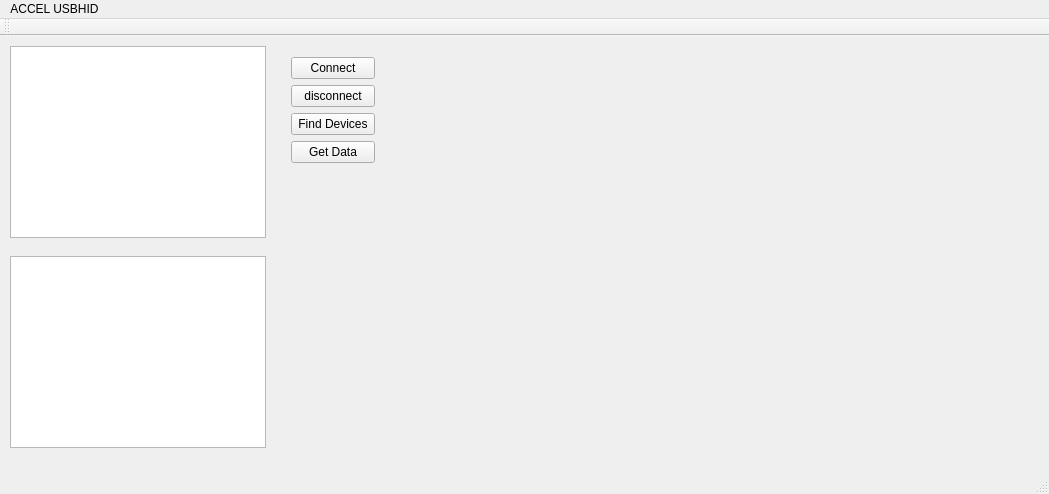
<?xml version="1.0" encoding="UTF-8"?>
<ui version="4.0">
 <class>MainWindow</class>
 <widget class="QMainWindow" name="MainWindow">
  <property name="geometry">
   <rect>
    <x>0</x>
    <y>0</y>
    <width>1049</width>
    <height>494</height>
   </rect>
  </property>
  <property name="windowTitle">
   <string>MainWindow</string>
  </property>
  <widget class="QWidget" name="centralWidget">
   <widget class="QListWidget" name="find_devices_listWidget">
    <property name="geometry">
     <rect>
      <x>10</x>
      <y>10</y>
      <width>256</width>
      <height>192</height>
     </rect>
    </property>
   </widget>
   <widget class="QTextBrowser" name="received_data_textBrowser">
    <property name="geometry">
     <rect>
      <x>10</x>
      <y>220</y>
      <width>256</width>
      <height>192</height>
     </rect>
    </property>
   </widget>
   <widget class="QWidget" name="layoutWidget">
    <property name="geometry">
     <rect>
      <x>280</x>
      <y>10</y>
      <width>106</width>
      <height>128</height>
     </rect>
    </property>
    <layout class="QVBoxLayout" name="verticalLayout">
     <item>
      <widget class="QPushButton" name="connect_pushButton">
       <property name="text">
        <string>Connect</string>
       </property>
      </widget>
     </item>
     <item>
      <widget class="QPushButton" name="disconnect_pushButton">
       <property name="text">
        <string>disconnect</string>
       </property>
      </widget>
     </item>
     <item>
      <widget class="QPushButton" name="find_devices_pushbutton">
       <property name="text">
        <string>Find Devices</string>
       </property>
      </widget>
     </item>
     <item>
      <widget class="QPushButton" name="getdata_pushButton">
       <property name="text">
        <string>Get Data</string>
       </property>
      </widget>
     </item>
    </layout>
   </widget>
   <widget class="QCustomPlot" name="customPlot" native="true">
    <property name="geometry">
     <rect>
      <x>390</x>
      <y>10</y>
      <width>651</width>
      <height>421</height>
     </rect>
    </property>
   </widget>
  </widget>
  <widget class="QMenuBar" name="menuBar">
   <property name="geometry">
    <rect>
     <x>0</x>
     <y>0</y>
     <width>1049</width>
     <height>25</height>
    </rect>
   </property>
   <widget class="QMenu" name="menuACCEL_USBHID">
    <property name="title">
     <string>ACCEL USBHID</string>
    </property>
   </widget>
   <addaction name="menuACCEL_USBHID"/>
  </widget>
  <widget class="QToolBar" name="mainToolBar">
   <attribute name="toolBarArea">
    <enum>TopToolBarArea</enum>
   </attribute>
   <attribute name="toolBarBreak">
    <bool>false</bool>
   </attribute>
  </widget>
  <widget class="QStatusBar" name="statusBar"/>
 </widget>
 <layoutdefault spacing="6" margin="11"/>
 <customwidgets>
  <customwidget>
   <class>QCustomPlot</class>
   <extends>QWidget</extends>
   <header>../../qcustomplot.h</header>
   <container>1</container>
  </customwidget>
 </customwidgets>
 <resources/>
 <connections/>
</ui>
